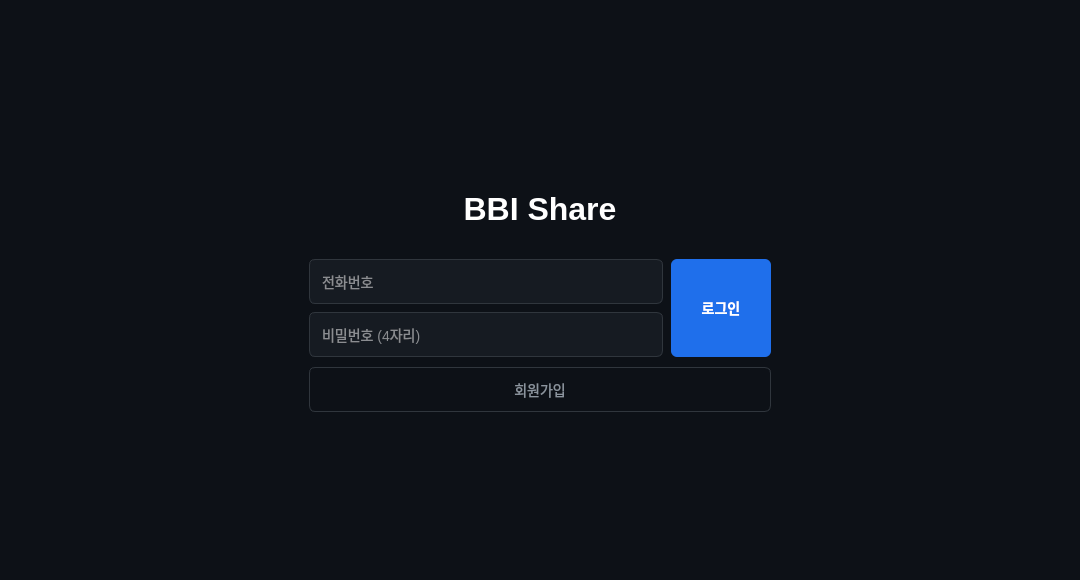
<?xml version="1.0" encoding="UTF-8"?>
<ui version="4.0">
 <class>LoginDialog</class>
 <widget class="QDialog" name="LoginDialog">
  <property name="geometry">
   <rect>
    <x>0</x>
    <y>0</y>
    <width>1080</width>
    <height>580</height>
   </rect>
  </property>
  <property name="windowTitle">
   <string>BBI Share(Login)</string>
  </property>
  <property name="styleSheet">
   <string notr="true">QDialog {
    background-color: #0d1117;
}</string>
  </property>
  <layout class="QHBoxLayout" name="horizontalLayout">
   <item>
    <spacer name="horizontalSpacer_left">
     <property name="orientation">
      <enum>Qt::Horizontal</enum>
     </property>
     <property name="sizeHint" stdset="0">
      <size>
       <width>40</width>
       <height>20</height>
      </size>
     </property>
    </spacer>
   </item>
   <item>
    <widget class="QWidget" name="login_panel" native="true">
     <property name="minimumSize">
      <size>
       <width>480</width>
       <height>0</height>
      </size>
     </property>
     <property name="maximumSize">
      <size>
       <width>480</width>
       <height>16777215</height>
      </size>
     </property>
     <layout class="QVBoxLayout" name="verticalLayout">
      <property name="spacing">
       <number>10</number>
      </property>
      <item>
       <spacer name="verticalSpacer_top">
        <property name="orientation">
         <enum>Qt::Vertical</enum>
        </property>
        <property name="sizeHint" stdset="0">
         <size>
          <width>20</width>
          <height>40</height>
         </size>
        </property>
       </spacer>
      </item>
      <item>
       <widget class="QLabel" name="label_logo">
        <property name="minimumSize">
         <size>
          <width>0</width>
          <height>80</height>
         </size>
        </property>
        <property name="styleSheet">
         <string notr="true">QLabel#label_logo {
    color: white;
    font-size: 32px;
    font-weight: bold;
}</string>
        </property>
        <property name="text">
         <string>BBI Share</string>
        </property>
        <property name="alignment">
         <set>Qt::AlignCenter</set>
        </property>
       </widget>
      </item>
      <item>
       <layout class="QHBoxLayout" name="input_layout">
        <property name="spacing">
         <number>8</number>
        </property>
        <item>
         <widget class="QWidget" name="left_panel" native="true">
          <layout class="QVBoxLayout" name="verticalLayout_2">
           <property name="spacing">
            <number>8</number>
           </property>
           <property name="leftMargin">
            <number>0</number>
           </property>
           <property name="topMargin">
            <number>0</number>
           </property>
           <property name="rightMargin">
            <number>0</number>
           </property>
           <property name="bottomMargin">
            <number>0</number>
           </property>
           <item>
            <widget class="QLineEdit" name="input_phone">
             <property name="minimumSize">
              <size>
               <width>0</width>
               <height>45</height>
              </size>
             </property>
             <property name="styleSheet">
              <string notr="true">QLineEdit {
    background-color: #161b22;
    border: 1px solid #30363d;
    border-radius: 6px;
    color: white;
    font-size: 14px;
    padding: 0 10px;
}
QLineEdit:focus {
    border: 1px solid #1f6feb;
}</string>
             </property>
             <property name="placeholderText">
              <string>전화번호</string>
             </property>
            </widget>
           </item>
           <item>
            <widget class="QLineEdit" name="input_pw">
             <property name="minimumSize">
              <size>
               <width>0</width>
               <height>45</height>
              </size>
             </property>
             <property name="styleSheet">
              <string notr="true">QLineEdit {
    background-color: #161b22;
    border: 1px solid #30363d;
    border-radius: 6px;
    color: white;
    font-size: 14px;
    padding: 0 10px;
}
QLineEdit:focus {
    border: 1px solid #1f6feb;
}</string>
             </property>
             <property name="echoMode">
              <enum>QLineEdit::Password</enum>
             </property>
             <property name="placeholderText">
              <string>비밀번호 (4자리)</string>
             </property>
            </widget>
           </item>
          </layout>
         </widget>
        </item>
        <item>
         <widget class="QPushButton" name="btn_login">
          <property name="minimumSize">
           <size>
            <width>100</width>
            <height>98</height>
           </size>
          </property>
          <property name="maximumSize">
           <size>
            <width>100</width>
            <height>98</height>
           </size>
          </property>
          <property name="styleSheet">
           <string notr="true">QPushButton#btn_login {
    background-color: #1f6feb;
    color: white;
    border: none;
    border-radius: 6px;
    font-size: 14px;
    font-weight: bold;
}
QPushButton#btn_login:hover {
    background-color: #388bfd;
}
QPushButton#btn_login:pressed {
    background-color: #1158c7;
}</string>
          </property>
          <property name="text">
           <string>로그인</string>
          </property>
         </widget>
        </item>
       </layout>
      </item>
      <item>
       <widget class="QPushButton" name="btn_register">
        <property name="minimumSize">
         <size>
          <width>0</width>
          <height>45</height>
         </size>
        </property>
        <property name="styleSheet">
         <string notr="true">QPushButton#btn_register {
    background-color: transparent;
    color: #8b949e;
    border: 1px solid #30363d;
    border-radius: 6px;
    font-size: 14px;
}
QPushButton#btn_register:hover {
    background-color: #161b22;
    color: white;
}</string>
        </property>
        <property name="text">
         <string>회원가입</string>
        </property>
       </widget>
      </item>
      <item>
       <spacer name="verticalSpacer_bottom">
        <property name="orientation">
         <enum>Qt::Vertical</enum>
        </property>
        <property name="sizeHint" stdset="0">
         <size>
          <width>20</width>
          <height>40</height>
         </size>
        </property>
       </spacer>
      </item>
     </layout>
    </widget>
   </item>
   <item>
    <spacer name="horizontalSpacer_right">
     <property name="orientation">
      <enum>Qt::Horizontal</enum>
     </property>
     <property name="sizeHint" stdset="0">
      <size>
       <width>40</width>
       <height>20</height>
      </size>
     </property>
    </spacer>
   </item>
  </layout>
 </widget>
 <resources/>
 <connections/>
</ui>
